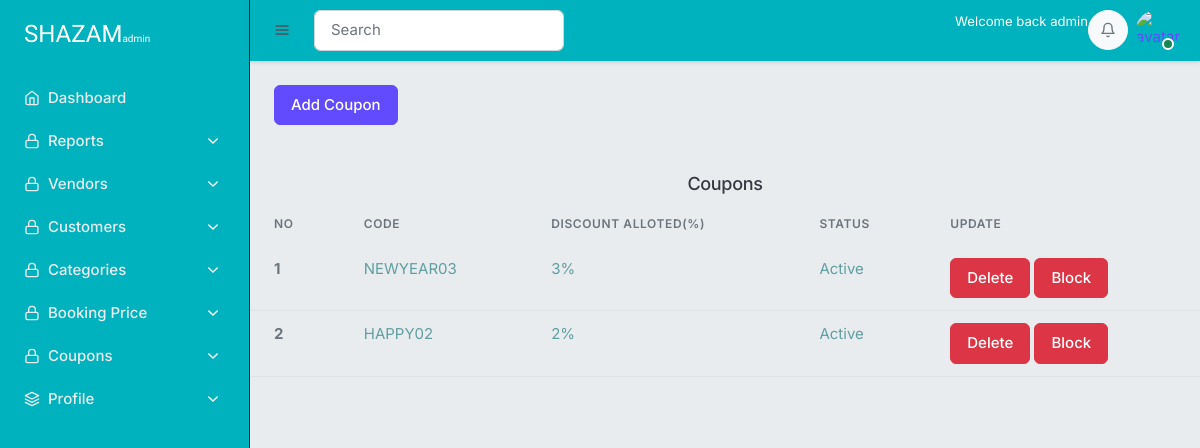
The app's page /coupon/ with its own data.
### coupons/models.py (models this page shows, shortened)
class Coupon(models.Model):
    id = models.UUIDField(primary_key=True, default=uuid.uuid4, editable=False)
    code=models.CharField(max_length=10,unique=True)
    discount = models.PositiveIntegerField(help_text='Offer in percentage',default=0)
    is_active = models.BooleanField(default=True)
    created_at=models.DateTimeField(auto_now_add=True)

### coupons/views.py (the view)
# urls.py: path('',views.coupons_table,name='coupons_table'),
def coupons_table(request):
    coupons=Coupon.objects.all()
    context={
        'coupons':coupons,
    }
    return render(request,'superadmin/coupons.html',context)

### cart/context_processors.py (called while the page is built)
def counter(request):
    cart_count=0
    if 'admin' in request.path:
        return {}
    else:
        try:
            print("counter working..0")
            cart=Cart.objects.filter(cart_id=_cart_id(request))
            if request.user.is_authenticated:
                cart_items=CartItem.objects.all().filter(user=request.user)
            else:
                cart_items=CartItem.objects.all().filter(cart_id=cart[:1])
            for cart_item in cart_items:
                cart_count+=cart_item.quantity
        except Cart.DoesNotExist:
            cart_item=0
    return dict(cart_count=cart_count)

### cart/views.py (called while the page is built)
def _cart_id(request):
    cart=request.session.session_key
    if not cart:
        cart=request.session.create()
    return cart

### category/context_processors.py (called while the page is built)
def menu_links(request):
    links=Category.objects.all()
    return dict(all_categories=links)

### testDrive/context_processors.py (called while the page is built)
def active_test_drive(request):
    context = {'booked_slot': None}
    user = request.user
    if not user:
        return context
    try:
        booked_slot = TestDriveUsers.objects.get(user_id=user,active = True)
        vehicle = booked_slot.slot.vehicle
        company = vehicle.vendor_id
        date = booked_slot.slot.date_time
        context = {'booked_slot': booked_slot,'user': user,'vehicle': vehicle,'date':date,'company':company}
    except:
        pass
    return context

### templates/superadmin/coupons.html (shortened to what this page needs)
{% extends 'superadmin/base.html'%}
{% load static %}
{% load humanize %}
{% block content %}
<a href="{% url 'add_coupon' %}"><div class="btn btn-primary m-5 ">Add Coupon</div></a>
<h4 class="text-center mt-5">Coupons</h4>
<div class="table-responsive">
    <table class="table">
        <thead>
          <tr>
            <th scope="col">No</th>
            <th scope="col">Code</th>
            <th scope="col">Discount alloted(%)</th>
            <th scope="col">Status</th>
            <th scope="col">Update</th>
          </tr>
        </thead>
        <tbody>
            {% for coupon in coupons %}
          <tr>
            <th scope="row">{{ forloop.counter }}</th>
            <td><span style="color: cadetblue;">{{coupon.code}} </span></td>
            <td><span style="color: cadetblue;">{{coupon.discount}}% </span></td>
            {% if coupon.is_active == True %}
            <td><span style="color: cadetblue;">Active</span></td>
            {% else %}
            <td><span style="color: cadetblue;">Inactive</span></td>
            {% endif %}
            <td>
                <a  onclick="dele(event)" href="{% url 'delete_coupon' coupon.id %}" class="btn btn-danger ">Delete</a>
                {% if coupon.is_active == True %}
                <a  href="{% url 'block_coupon' coupon.id %}" class="btn btn-danger">Block</a>
                {% else %}
                <a  href="{% url 'unblock_coupon' coupon.id %}" class="btn btn-primary">Unblock</a>
                {% endif %}
            </td>
        </tr>
          {% endfor %}
        </tbody>
      </table>
</div>
{% endblock %}

### records on screen
Coupon: code "NEWYEAR03", discount "3", is_active "Active"
Coupon: code "HAPPY02", discount "2", is_active "Active"
